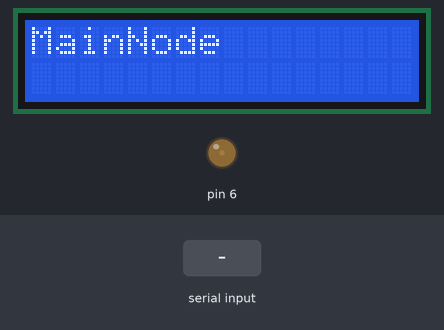
A sketch run on a simulated Arduino Uno, built with avr-gcc and run on an emulated ATmega328P. Shown: 16×2 character LCD, output pins drawn as LEDs (lit = HIGH). The test bench sets the inputs (shaded band). What the sketch prints to the serial monitor is not drawn.

Above: at 4.2 s.
4.3 s: "1" received over the second serial link
At 6.8 s:
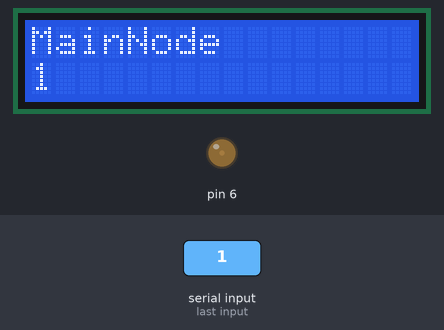
Timing chart, 0 to 8.3 s (numbered marks = the images above; inputs shaded):
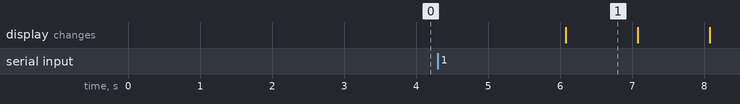

The sketch:

lcd.ino.ino
```cpp
#include <LiquidCrystal.h>
#include<SoftwareSerial.h>

SoftwareSerial ArduinoUno(8,7);
    String msg;

LiquidCrystal lcd(12, 11, 5, 4, 3, 2);

void setup() {
  analogWrite(6,20);
  lcd.begin(16, 2);
  lcd.clear();
   lcd.setCursor(0,0);
  lcd.print("MainNode");
  delay(3000);
  Serial.begin(9600);
ArduinoUno.begin(4800);
}

void loop() {


  lcd.clear();
  lcd.setCursor(0,0);
  lcd.print("MainNode");
  delay(1000);
  lcd.setCursor(0,1);

String s;
   if(ArduinoUno.available()>0)
   {

   while(ArduinoUno.available()>0){

    s +=(char)ArduinoUno.read();
  }
   Serial.println(s);
  msg=s;
}

lcd.print(msg);
delay(1000);
}
```

Measured:
- after the input at 4.3 s, the display: changes after 1.8 s (image 1)
- what the display in image 1 shows lasts 1.0 s, from 6.1 s to 7.1 s
